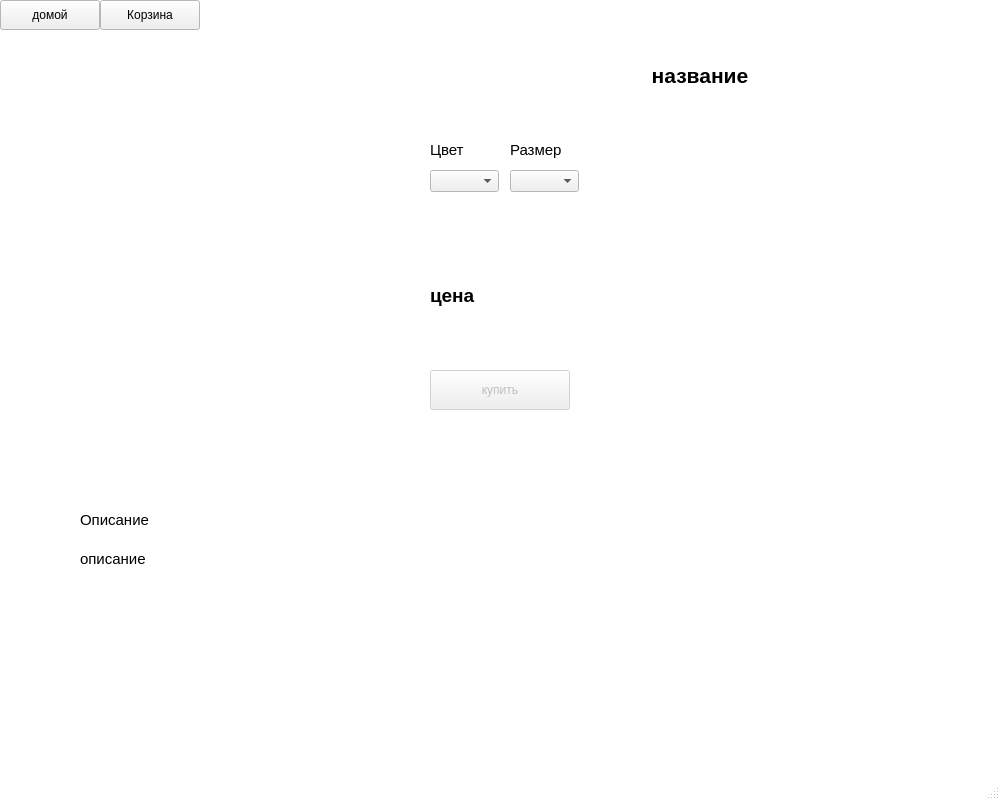
<?xml version="1.0" encoding="UTF-8"?>
<ui version="4.0">
 <class>MainWindow</class>
 <widget class="QMainWindow" name="MainWindow">
  <property name="geometry">
   <rect>
    <x>0</x>
    <y>0</y>
    <width>1000</width>
    <height>800</height>
   </rect>
  </property>
  <property name="sizePolicy">
   <sizepolicy hsizetype="Fixed" vsizetype="Fixed">
    <horstretch>0</horstretch>
    <verstretch>0</verstretch>
   </sizepolicy>
  </property>
  <property name="minimumSize">
   <size>
    <width>1000</width>
    <height>800</height>
   </size>
  </property>
  <property name="maximumSize">
   <size>
    <width>1000</width>
    <height>800</height>
   </size>
  </property>
  <property name="palette">
   <palette>
    <active>
     <colorrole role="Base">
      <brush brushstyle="SolidPattern">
       <color alpha="255">
        <red>255</red>
        <green>255</green>
        <blue>255</blue>
       </color>
      </brush>
     </colorrole>
     <colorrole role="Window">
      <brush brushstyle="SolidPattern">
       <color alpha="255">
        <red>255</red>
        <green>255</green>
        <blue>255</blue>
       </color>
      </brush>
     </colorrole>
    </active>
    <inactive>
     <colorrole role="Base">
      <brush brushstyle="SolidPattern">
       <color alpha="255">
        <red>255</red>
        <green>255</green>
        <blue>255</blue>
       </color>
      </brush>
     </colorrole>
     <colorrole role="Window">
      <brush brushstyle="SolidPattern">
       <color alpha="255">
        <red>255</red>
        <green>255</green>
        <blue>255</blue>
       </color>
      </brush>
     </colorrole>
    </inactive>
    <disabled>
     <colorrole role="Base">
      <brush brushstyle="SolidPattern">
       <color alpha="255">
        <red>255</red>
        <green>255</green>
        <blue>255</blue>
       </color>
      </brush>
     </colorrole>
     <colorrole role="Window">
      <brush brushstyle="SolidPattern">
       <color alpha="255">
        <red>255</red>
        <green>255</green>
        <blue>255</blue>
       </color>
      </brush>
     </colorrole>
    </disabled>
   </palette>
  </property>
  <property name="windowTitle">
   <string> </string>
  </property>
  <widget class="QWidget" name="centralwidget">
   <widget class="QStackedWidget" name="stackedWidget">
    <property name="geometry">
     <rect>
      <x>0</x>
      <y>0</y>
      <width>1000</width>
      <height>780</height>
     </rect>
    </property>
    <property name="currentIndex">
     <number>2</number>
    </property>
    <widget class="QWidget" name="page_main">
     <widget class="QLabel" name="m_header">
      <property name="geometry">
       <rect>
        <x>80</x>
        <y>10</y>
        <width>361</width>
        <height>60</height>
       </rect>
      </property>
      <property name="font">
       <font>
        <family>Monotype Corsiva</family>
        <pointsize>40</pointsize>
        <weight>75</weight>
        <bold>true</bold>
       </font>
      </property>
      <property name="text">
       <string>MEGA-CROSS</string>
      </property>
     </widget>
     <widget class="QPushButton" name="m_login">
      <property name="geometry">
       <rect>
        <x>820</x>
        <y>80</y>
        <width>70</width>
        <height>30</height>
       </rect>
      </property>
      <property name="font">
       <font>
        <pointsize>10</pointsize>
       </font>
      </property>
      <property name="text">
       <string>  Войти</string>
      </property>
      <property name="flat">
       <bool>true</bool>
      </property>
     </widget>
     <widget class="QLineEdit" name="m_search_le">
      <property name="geometry">
       <rect>
        <x>80</x>
        <y>80</y>
        <width>280</width>
        <height>30</height>
       </rect>
      </property>
      <property name="inputMask">
       <string/>
      </property>
     </widget>
     <widget class="QPushButton" name="m_search_pb">
      <property name="geometry">
       <rect>
        <x>356</x>
        <y>80</y>
        <width>90</width>
        <height>30</height>
       </rect>
      </property>
      <property name="text">
       <string>Поиск</string>
      </property>
     </widget>
     <widget class="QPushButton" name="m_cart">
      <property name="enabled">
       <bool>false</bool>
      </property>
      <property name="geometry">
       <rect>
        <x>900</x>
        <y>80</y>
        <width>30</width>
        <height>30</height>
       </rect>
      </property>
      <property name="text">
       <string/>
      </property>
      <property name="flat">
       <bool>true</bool>
      </property>
     </widget>
     <widget class="QPushButton" name="m_men">
      <property name="geometry">
       <rect>
        <x>470</x>
        <y>80</y>
        <width>100</width>
        <height>30</height>
       </rect>
      </property>
      <property name="font">
       <font>
        <pointsize>10</pointsize>
        <weight>75</weight>
        <bold>true</bold>
        <underline>false</underline>
       </font>
      </property>
      <property name="text">
       <string>Для мужчин</string>
      </property>
      <property name="flat">
       <bool>true</bool>
      </property>
     </widget>
     <widget class="QPushButton" name="m_women">
      <property name="geometry">
       <rect>
        <x>580</x>
        <y>80</y>
        <width>100</width>
        <height>30</height>
       </rect>
      </property>
      <property name="font">
       <font>
        <pointsize>10</pointsize>
        <weight>75</weight>
        <bold>true</bold>
       </font>
      </property>
      <property name="text">
       <string>Для женщин</string>
      </property>
      <property name="flat">
       <bool>true</bool>
      </property>
     </widget>
     <widget class="QPushButton" name="m_children">
      <property name="geometry">
       <rect>
        <x>680</x>
        <y>80</y>
        <width>100</width>
        <height>30</height>
       </rect>
      </property>
      <property name="font">
       <font>
        <pointsize>10</pointsize>
        <weight>75</weight>
        <bold>true</bold>
       </font>
      </property>
      <property name="text">
       <string>Для детей</string>
      </property>
      <property name="flat">
       <bool>true</bool>
      </property>
     </widget>
     <widget class="Line" name="m_gender">
      <property name="geometry">
       <rect>
        <x>475</x>
        <y>100</y>
        <width>90</width>
        <height>20</height>
       </rect>
      </property>
      <property name="palette">
       <palette>
        <active>
         <colorrole role="WindowText">
          <brush brushstyle="SolidPattern">
           <color alpha="255">
            <red>0</red>
            <green>0</green>
            <blue>0</blue>
           </color>
          </brush>
         </colorrole>
         <colorrole role="Dark">
          <brush brushstyle="SolidPattern">
           <color alpha="255">
            <red>0</red>
            <green>0</green>
            <blue>0</blue>
           </color>
          </brush>
         </colorrole>
         <colorrole role="Mid">
          <brush brushstyle="SolidPattern">
           <color alpha="255">
            <red>0</red>
            <green>0</green>
            <blue>0</blue>
           </color>
          </brush>
         </colorrole>
         <colorrole role="Text">
          <brush brushstyle="SolidPattern">
           <color alpha="255">
            <red>0</red>
            <green>0</green>
            <blue>0</blue>
           </color>
          </brush>
         </colorrole>
         <colorrole role="ButtonText">
          <brush brushstyle="SolidPattern">
           <color alpha="255">
            <red>0</red>
            <green>0</green>
            <blue>0</blue>
           </color>
          </brush>
         </colorrole>
         <colorrole role="PlaceholderText">
          <brush brushstyle="SolidPattern">
           <color alpha="128">
            <red>0</red>
            <green>0</green>
            <blue>0</blue>
           </color>
          </brush>
         </colorrole>
        </active>
        <inactive>
         <colorrole role="WindowText">
          <brush brushstyle="SolidPattern">
           <color alpha="255">
            <red>0</red>
            <green>0</green>
            <blue>0</blue>
           </color>
          </brush>
         </colorrole>
         <colorrole role="Dark">
          <brush brushstyle="SolidPattern">
           <color alpha="255">
            <red>0</red>
            <green>0</green>
            <blue>0</blue>
           </color>
          </brush>
         </colorrole>
         <colorrole role="Mid">
          <brush brushstyle="SolidPattern">
           <color alpha="255">
            <red>0</red>
            <green>0</green>
            <blue>0</blue>
           </color>
          </brush>
         </colorrole>
         <colorrole role="Text">
          <brush brushstyle="SolidPattern">
           <color alpha="255">
            <red>0</red>
            <green>0</green>
            <blue>0</blue>
           </color>
          </brush>
         </colorrole>
         <colorrole role="ButtonText">
          <brush brushstyle="SolidPattern">
           <color alpha="255">
            <red>0</red>
            <green>0</green>
            <blue>0</blue>
           </color>
          </brush>
         </colorrole>
         <colorrole role="PlaceholderText">
          <brush brushstyle="SolidPattern">
           <color alpha="128">
            <red>0</red>
            <green>0</green>
            <blue>0</blue>
           </color>
          </brush>
         </colorrole>
        </inactive>
        <disabled>
         <colorrole role="WindowText">
          <brush brushstyle="SolidPattern">
           <color alpha="255">
            <red>0</red>
            <green>0</green>
            <blue>0</blue>
           </color>
          </brush>
         </colorrole>
         <colorrole role="Dark">
          <brush brushstyle="SolidPattern">
           <color alpha="255">
            <red>0</red>
            <green>0</green>
            <blue>0</blue>
           </color>
          </brush>
         </colorrole>
         <colorrole role="Mid">
          <brush brushstyle="SolidPattern">
           <color alpha="255">
            <red>0</red>
            <green>0</green>
            <blue>0</blue>
           </color>
          </brush>
         </colorrole>
         <colorrole role="Text">
          <brush brushstyle="SolidPattern">
           <color alpha="255">
            <red>0</red>
            <green>0</green>
            <blue>0</blue>
           </color>
          </brush>
         </colorrole>
         <colorrole role="ButtonText">
          <brush brushstyle="SolidPattern">
           <color alpha="255">
            <red>0</red>
            <green>0</green>
            <blue>0</blue>
           </color>
          </brush>
         </colorrole>
         <colorrole role="PlaceholderText">
          <brush brushstyle="SolidPattern">
           <color alpha="128">
            <red>0</red>
            <green>0</green>
            <blue>0</blue>
           </color>
          </brush>
         </colorrole>
        </disabled>
       </palette>
      </property>
      <property name="frameShadow">
       <enum>QFrame::Plain</enum>
      </property>
      <property name="lineWidth">
       <number>2</number>
      </property>
      <property name="orientation">
       <enum>Qt::Horizontal</enum>
      </property>
     </widget>
     <widget class="QLabel" name="m_info">
      <property name="geometry">
       <rect>
        <x>710</x>
        <y>30</y>
        <width>280</width>
        <height>30</height>
       </rect>
      </property>
      <property name="font">
       <font>
        <pointsize>13</pointsize>
       </font>
      </property>
      <property name="text">
       <string>☎ +7(495)222-33-44</string>
      </property>
      <property name="alignment">
       <set>Qt::AlignCenter</set>
      </property>
     </widget>
    </widget>
    <widget class="QWidget" name="page_cart">
     <widget class="QTableWidget" name="c_tw">
      <property name="geometry">
       <rect>
        <x>40</x>
        <y>130</y>
        <width>500</width>
        <height>550</height>
       </rect>
      </property>
      <property name="palette">
       <palette>
        <active>
         <colorrole role="Midlight">
          <brush brushstyle="SolidPattern">
           <color alpha="255">
            <red>227</red>
            <green>227</green>
            <blue>227</blue>
           </color>
          </brush>
         </colorrole>
         <colorrole role="Text">
          <brush brushstyle="SolidPattern">
           <color alpha="255">
            <red>0</red>
            <green>0</green>
            <blue>0</blue>
           </color>
          </brush>
         </colorrole>
         <colorrole role="ButtonText">
          <brush brushstyle="SolidPattern">
           <color alpha="255">
            <red>0</red>
            <green>0</green>
            <blue>0</blue>
           </color>
          </brush>
         </colorrole>
         <colorrole role="Highlight">
          <brush brushstyle="SolidPattern">
           <color alpha="255">
            <red>0</red>
            <green>120</green>
            <blue>215</blue>
           </color>
          </brush>
         </colorrole>
         <colorrole role="HighlightedText">
          <brush brushstyle="SolidPattern">
           <color alpha="255">
            <red>255</red>
            <green>255</green>
            <blue>255</blue>
           </color>
          </brush>
         </colorrole>
         <colorrole role="PlaceholderText">
          <brush brushstyle="SolidPattern">
           <color alpha="128">
            <red>0</red>
            <green>0</green>
            <blue>0</blue>
           </color>
          </brush>
         </colorrole>
        </active>
        <inactive>
         <colorrole role="Midlight">
          <brush brushstyle="SolidPattern">
           <color alpha="255">
            <red>227</red>
            <green>227</green>
            <blue>227</blue>
           </color>
          </brush>
         </colorrole>
         <colorrole role="Text">
          <brush brushstyle="SolidPattern">
           <color alpha="255">
            <red>0</red>
            <green>0</green>
            <blue>0</blue>
           </color>
          </brush>
         </colorrole>
         <colorrole role="ButtonText">
          <brush brushstyle="SolidPattern">
           <color alpha="255">
            <red>0</red>
            <green>0</green>
            <blue>0</blue>
           </color>
          </brush>
         </colorrole>
         <colorrole role="Highlight">
          <brush brushstyle="SolidPattern">
           <color alpha="255">
            <red>0</red>
            <green>120</green>
            <blue>215</blue>
           </color>
          </brush>
         </colorrole>
         <colorrole role="HighlightedText">
          <brush brushstyle="SolidPattern">
           <color alpha="255">
            <red>255</red>
            <green>255</green>
            <blue>255</blue>
           </color>
          </brush>
         </colorrole>
         <colorrole role="PlaceholderText">
          <brush brushstyle="SolidPattern">
           <color alpha="128">
            <red>0</red>
            <green>0</green>
            <blue>0</blue>
           </color>
          </brush>
         </colorrole>
        </inactive>
        <disabled>
         <colorrole role="Midlight">
          <brush brushstyle="SolidPattern">
           <color alpha="255">
            <red>227</red>
            <green>227</green>
            <blue>227</blue>
           </color>
          </brush>
         </colorrole>
         <colorrole role="Text">
          <brush brushstyle="SolidPattern">
           <color alpha="255">
            <red>0</red>
            <green>0</green>
            <blue>0</blue>
           </color>
          </brush>
         </colorrole>
         <colorrole role="ButtonText">
          <brush brushstyle="SolidPattern">
           <color alpha="255">
            <red>0</red>
            <green>0</green>
            <blue>0</blue>
           </color>
          </brush>
         </colorrole>
         <colorrole role="Highlight">
          <brush brushstyle="SolidPattern">
           <color alpha="255">
            <red>0</red>
            <green>120</green>
            <blue>215</blue>
           </color>
          </brush>
         </colorrole>
         <colorrole role="HighlightedText">
          <brush brushstyle="SolidPattern">
           <color alpha="255">
            <red>255</red>
            <green>255</green>
            <blue>255</blue>
           </color>
          </brush>
         </colorrole>
         <colorrole role="PlaceholderText">
          <brush brushstyle="SolidPattern">
           <color alpha="128">
            <red>0</red>
            <green>0</green>
            <blue>0</blue>
           </color>
          </brush>
         </colorrole>
        </disabled>
       </palette>
      </property>
     </widget>
     <widget class="QPushButton" name="c_home">
      <property name="geometry">
       <rect>
        <x>710</x>
        <y>590</y>
        <width>150</width>
        <height>30</height>
       </rect>
      </property>
      <property name="font">
       <font>
        <pointsize>10</pointsize>
       </font>
      </property>
      <property name="text">
       <string>продолжить покупки</string>
      </property>
     </widget>
     <widget class="QPlainTextEdit" name="c_comment">
      <property name="geometry">
       <rect>
        <x>580</x>
        <y>130</y>
        <width>380</width>
        <height>270</height>
       </rect>
      </property>
      <property name="plainText">
       <string/>
      </property>
     </widget>
     <widget class="QLineEdit" name="c_address">
      <property name="geometry">
       <rect>
        <x>580</x>
        <y>450</y>
        <width>380</width>
        <height>40</height>
       </rect>
      </property>
      <property name="text">
       <string/>
      </property>
     </widget>
     <widget class="QLabel" name="label2">
      <property name="geometry">
       <rect>
        <x>580</x>
        <y>100</y>
        <width>760</width>
        <height>20</height>
       </rect>
      </property>
      <property name="font">
       <font>
        <pointsize>10</pointsize>
       </font>
      </property>
      <property name="text">
       <string>Комментарий к заказу</string>
      </property>
     </widget>
     <widget class="QLabel" name="label3">
      <property name="geometry">
       <rect>
        <x>580</x>
        <y>420</y>
        <width>380</width>
        <height>20</height>
       </rect>
      </property>
      <property name="font">
       <font>
        <pointsize>10</pointsize>
       </font>
      </property>
      <property name="text">
       <string>Адрес доставки</string>
      </property>
     </widget>
     <widget class="QPushButton" name="c_order">
      <property name="geometry">
       <rect>
        <x>710</x>
        <y>510</y>
        <width>150</width>
        <height>30</height>
       </rect>
      </property>
      <property name="font">
       <font>
        <pointsize>10</pointsize>
       </font>
      </property>
      <property name="text">
       <string>заказать</string>
      </property>
     </widget>
     <widget class="QLabel" name="label_4">
      <property name="geometry">
       <rect>
        <x>40</x>
        <y>100</y>
        <width>500</width>
        <height>20</height>
       </rect>
      </property>
      <property name="font">
       <font>
        <pointsize>10</pointsize>
       </font>
      </property>
      <property name="text">
       <string>Товары:</string>
      </property>
     </widget>
     <widget class="QLabel" name="label_5">
      <property name="geometry">
       <rect>
        <x>0</x>
        <y>0</y>
        <width>1000</width>
        <height>70</height>
       </rect>
      </property>
      <property name="font">
       <font>
        <pointsize>16</pointsize>
        <weight>75</weight>
        <bold>true</bold>
       </font>
      </property>
      <property name="text">
       <string>Корзина</string>
      </property>
      <property name="alignment">
       <set>Qt::AlignCenter</set>
      </property>
     </widget>
    </widget>
    <widget class="QWidget" name="page_item">
     <widget class="QLabel" name="i_picture">
      <property name="geometry">
       <rect>
        <x>10</x>
        <y>60</y>
        <width>400</width>
        <height>400</height>
       </rect>
      </property>
      <property name="text">
       <string/>
      </property>
      <property name="alignment">
       <set>Qt::AlignLeading|Qt::AlignLeft|Qt::AlignTop</set>
      </property>
     </widget>
     <widget class="QPushButton" name="i_home">
      <property name="geometry">
       <rect>
        <x>0</x>
        <y>0</y>
        <width>100</width>
        <height>30</height>
       </rect>
      </property>
      <property name="text">
       <string>домой</string>
      </property>
     </widget>
     <widget class="QPushButton" name="i_buy">
      <property name="enabled">
       <bool>false</bool>
      </property>
      <property name="geometry">
       <rect>
        <x>430</x>
        <y>370</y>
        <width>140</width>
        <height>40</height>
       </rect>
      </property>
      <property name="text">
       <string>купить</string>
      </property>
     </widget>
     <widget class="QLabel" name="i_name">
      <property name="geometry">
       <rect>
        <x>490</x>
        <y>40</y>
        <width>420</width>
        <height>71</height>
       </rect>
      </property>
      <property name="font">
       <font>
        <pointsize>16</pointsize>
        <weight>75</weight>
        <bold>true</bold>
       </font>
      </property>
      <property name="text">
       <string>название</string>
      </property>
      <property name="alignment">
       <set>Qt::AlignCenter</set>
      </property>
     </widget>
     <widget class="QPushButton" name="i_cart">
      <property name="geometry">
       <rect>
        <x>100</x>
        <y>0</y>
        <width>100</width>
        <height>30</height>
       </rect>
      </property>
      <property name="text">
       <string>Корзина</string>
      </property>
     </widget>
     <widget class="QLabel" name="i_description">
      <property name="geometry">
       <rect>
        <x>80</x>
        <y>550</y>
        <width>840</width>
        <height>200</height>
       </rect>
      </property>
      <property name="font">
       <font>
        <pointsize>11</pointsize>
       </font>
      </property>
      <property name="text">
       <string>описание</string>
      </property>
      <property name="alignment">
       <set>Qt::AlignLeading|Qt::AlignLeft|Qt::AlignTop</set>
      </property>
     </widget>
     <widget class="QComboBox" name="i_size">
      <property name="geometry">
       <rect>
        <x>510</x>
        <y>170</y>
        <width>69</width>
        <height>22</height>
       </rect>
      </property>
     </widget>
     <widget class="QComboBox" name="i_color">
      <property name="geometry">
       <rect>
        <x>430</x>
        <y>170</y>
        <width>69</width>
        <height>22</height>
       </rect>
      </property>
     </widget>
     <widget class="QLabel" name="i_price">
      <property name="geometry">
       <rect>
        <x>430</x>
        <y>270</y>
        <width>230</width>
        <height>50</height>
       </rect>
      </property>
      <property name="font">
       <font>
        <pointsize>14</pointsize>
        <weight>75</weight>
        <bold>true</bold>
       </font>
      </property>
      <property name="text">
       <string>цена</string>
      </property>
     </widget>
     <widget class="QLabel" name="label">
      <property name="geometry">
       <rect>
        <x>430</x>
        <y>140</y>
        <width>70</width>
        <height>20</height>
       </rect>
      </property>
      <property name="font">
       <font>
        <pointsize>11</pointsize>
       </font>
      </property>
      <property name="text">
       <string>Цвет</string>
      </property>
     </widget>
     <widget class="QLabel" name="label_2">
      <property name="geometry">
       <rect>
        <x>510</x>
        <y>140</y>
        <width>70</width>
        <height>20</height>
       </rect>
      </property>
      <property name="font">
       <font>
        <pointsize>11</pointsize>
       </font>
      </property>
      <property name="text">
       <string>Размер</string>
      </property>
     </widget>
     <widget class="QLabel" name="label_3">
      <property name="geometry">
       <rect>
        <x>80</x>
        <y>510</y>
        <width>70</width>
        <height>20</height>
       </rect>
      </property>
      <property name="font">
       <font>
        <pointsize>11</pointsize>
       </font>
      </property>
      <property name="text">
       <string>Описание</string>
      </property>
     </widget>
    </widget>
   </widget>
  </widget>
  <widget class="QStatusBar" name="statusbar"/>
 </widget>
 <resources/>
 <connections/>
</ui>
